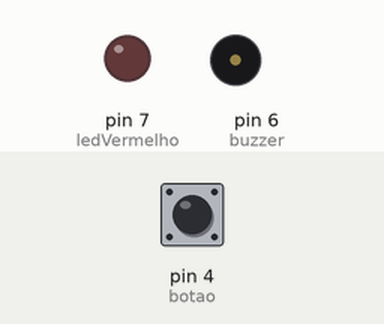
Bench run of a sketch on a simulated Arduino Uno, built with avr-gcc and run on an emulated ATmega328P. On the bench: output pins drawn as LEDs (lit = HIGH), buzzer (waves = sounding, pin HIGH). Inputs (shaded band) come from the test bench; at power-on: pin 4 (botao) LOW.

Above: at 1.2 s.
1.3 s: pin 4 (botao) pulled HIGH for 0.15 s
At 1.37 s:
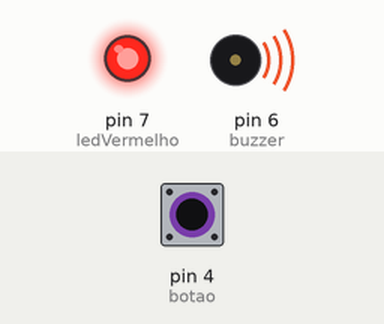
2.9 s: pin 4 (botao) pulled HIGH for 3.2 s
At 6.5 s:
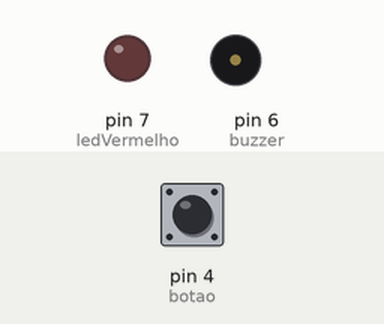
Timing chart, 0 to 8.0 s (numbered marks = the images above; inputs shaded):
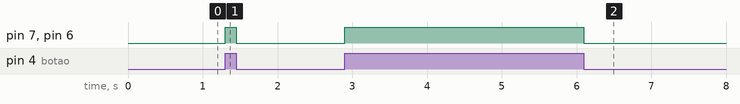

The sketch:

sen_foroscombuzzer1.ino
```cpp
int ledVermelho = 7;
int botao = 4;
int apertou = 0;
int buzzer = 6;

void setup () {
	pinMode (ledVermelho, OUTPUT);
	pinMode (botao, INPUT);
  	pinMode(buzzer, OUTPUT);
}

void loop () {
  apertou = digitalRead(botao);
  if(apertou == 1)
  {
    digitalWrite(ledVermelho, HIGH);
    digitalWrite(buzzer, HIGH);
  }
  else{
  digitalWrite(ledVermelho, LOW);
  digitalWrite(buzzer, LOW);
  }
}
```

Measured:
- after the input at 1.3 s, pin 7 (ledVermelho), pin 6 (buzzer): LOW → HIGH at once, → LOW 0.15 s later
- after the input at 2.9 s, pin 7 (ledVermelho), pin 6 (buzzer): LOW → HIGH at once, → LOW 3.2 s later
